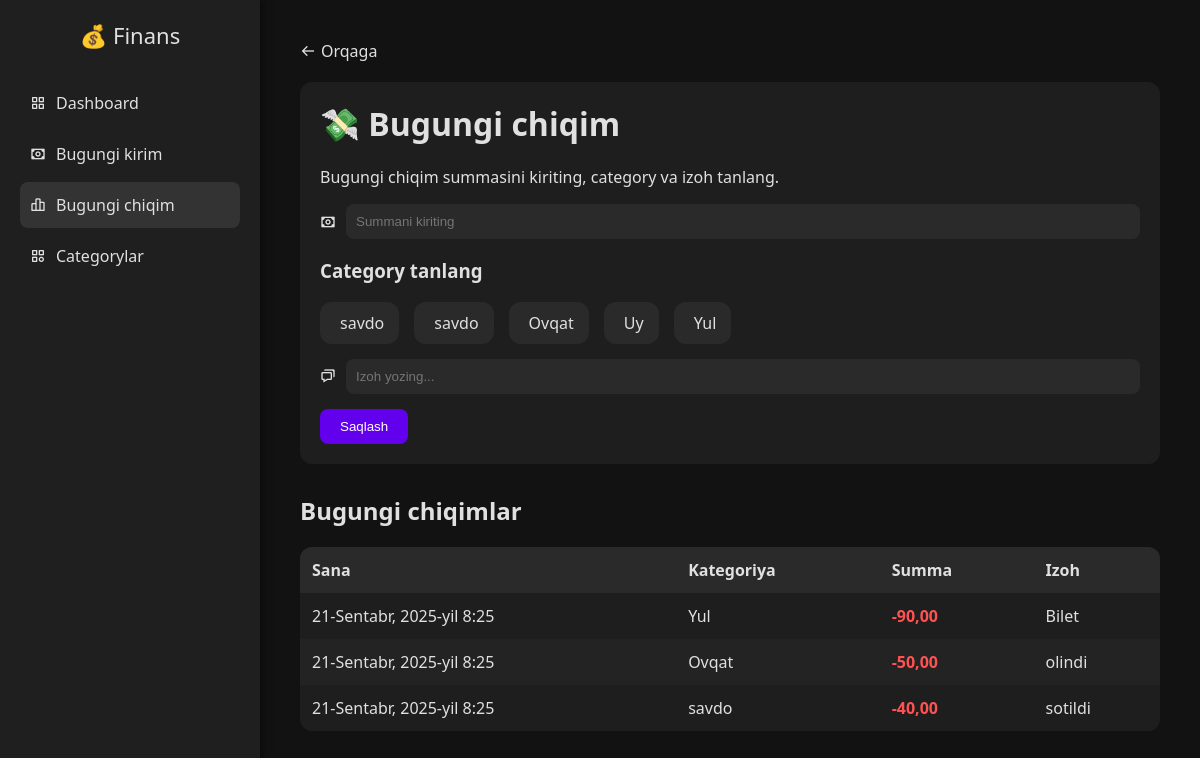
The page /uz-latn/outgoing/expence/ (signed in) on the database its author committed.
### income/models.py (models this page shows, shortened)
class Category(models.Model):
    user = models.ForeignKey(CustomUser, on_delete=models.CASCADE)
    name = models.CharField(max_length=50)

### outgoing/models.py (models this page shows, shortened)
class Expense(models.Model):
    user = models.ForeignKey(settings.AUTH_USER_MODEL, on_delete=models.CASCADE)
    category = models.ForeignKey(Category, on_delete=models.SET_NULL, null=True)
    amount = models.DecimalField(max_digits=12, decimal_places=2)
    note = models.TextField(blank=True, null=True)
    date = models.DateTimeField(default=timezone.now)
    currency = models.CharField(max_length=3, choices=[('UZS','UZS'),('USD','USD')], default='UZS')

### outgoing/views.py (the view, shortened to what this page needs)
# urls.py: path('expence/', expence, name='expence')
@login_required
def expence(request):
    user = request.user
    today = timezone.now().date()
    today_expenses = Expense.objects.filter(user=user, date__date=today).order_by('-id')
    categories = Category.objects.all()
    context = {
        'today_expenses': today_expenses,
        'categories': categories
    }
    return render(request, 'today_expense.html', context)

### templates/today_expense.html (shortened to what this page needs)
{% load i18n %}
{% load static %}
{% get_current_language as LANGUAGE_CODE %}
<!DOCTYPE html>
<html lang="{{ LANGUAGE_CODE }}">
<head>
  <link rel="stylesheet" href="{% static 'css/today_expence.css' %}">
  <link href="https://unpkg.com/boxicons@2.1.4/css/boxicons.min.css" rel="stylesheet">
</head>
<body>
  <aside class="sidebar">
    <div class="logo">💰 Finans</div>
    <nav>
      <a href="{% url "dashboard" %}"><i class='bx bx-grid-alt'></i> {% trans "Dashboard" %}</a>
      <a href="{% url "income" %}"><i class='bx bx-money'></i> {% trans "Bugungi kirim" %}</a>
      <a href="{% url "expence" %}" class="active"><i class='bx bx-bar-chart-alt-2'></i> {% trans "Bugungi chiqim" %}</a>
      <a href="{% url "category" %}"><i class='bx bx-category'></i> {% trans "Categorylar" %}</a>
    </nav>
  </aside>
  <div class="main-content">
    <a href="/dashboard/" class="back-btn"><i class='bx bx-arrow-back'></i> {% trans "Orqaga" %}</a>
    <div class="expense-container">
      <h1>💸 {% trans "Bugungi chiqim" %}</h1>
      <p>{% trans "Bugungi chiqim summasini kiriting, category va izoh tanlang." %}</p>
      <form method="POST" action="">
        <div class="input-group">
          <i class='bx bx-money'></i>
          <input type="number" name="amount" placeholder="{% trans 'Summani kiriting' %}" required>
        </div>
        <h3>{% trans "Category tanlang" %}</h3>
        <div class="categories">
          {% for category in categories %}
          <label class="category-card">
            <span>{{ category.name }}</span>
          </label>
          {% endfor %}
        </div>
        <div class="input-group">
          <i class='bx bx-chat'></i>
          <input type="text" name="note" placeholder="{% trans 'Izoh yozing...' %}">
        </div>
        <button type="submit">{% trans "Saqlash" %}</button>
      </form>
    </div>
    <div class="today-list">
      <h2>{% trans "Bugungi chiqimlar" %}</h2>
      <table>
        <thead>
          <tr>
            <th>{% trans "Sana" %}</th>
            <th>{% trans "Kategoriya" %}</th>
            <th>{% trans "Summa" %}</th>
            <th>{% trans "Izoh" %}</th>
          </tr>
        </thead>
        <tbody>
          {% for expense in today_expenses %}
          <tr>
            <td>{{ expense.date }}</td>
            <td><i class="{{ expense.category.icon }}"></i> {{ expense.category.name }}</td>
            <td class="expense">-{{ expense.amount|floatformat:2 }}</td>
            <td>{{ expense.note }}</td>
          </tr>
          {% empty %}
          <tr>
            <td colspan="4">{% trans "Bugungi chiqim mavjud emas" %}</td>
          </tr>
          {% endfor %}
        </tbody>
      </table>
    </div>
  </div>
</body>
</html>

### static/css/today_expence.css (style rules this page uses)
body { margin: 0; font-family: 'Segoe UI', Tahoma, Geneva, Verdana, sans-serif; background-color: #121212; color: #e0e0e0; display: flex; }
.sidebar { width: 220px; background-color: #1f1f1f; height: 100vh; padding: 20px; box-shadow: 2px 0 8px rgba(0,0,0,0.5); }
.sidebar .logo { font-size: 22px; text-align: center; margin-bottom: 30px; }
.sidebar nav a { display: flex; align-items: center; gap: 10px; padding: 12px 10px; color: #e0e0e0; border-radius: 8px; margin-bottom: 5px; text-decoration: none; transition: background 0.3s; }
.sidebar nav a.active, .sidebar nav a:hover { background-color: #333; }
.main-content { flex: 1; padding: 40px; }
.back-btn { display: inline-flex; align-items: center; gap: 5px; text-decoration: none; color: #e0e0e0; margin-bottom: 20px; }
.expense-container { background-color: #1e1e1e; padding: 20px; border-radius: 12px; margin-bottom: 30px; }
.expense-container h1 { margin-top: 0; }
.input-group { display: flex; align-items: center; gap: 10px; margin-bottom: 15px; }
.input-group input { flex: 1; padding: 10px; border-radius: 8px; border: none; background-color: #2a2a2a; color: #e0e0e0; }
.categories { display: flex; gap: 15px; flex-wrap: wrap; margin-bottom: 15px; }
.category-card { display: flex; align-items: center; gap: 5px; background-color: #2a2a2a; padding: 10px 15px; border-radius: 12px; cursor: pointer; transition: background 0.3s; }
button { padding: 10px 20px; border-radius: 8px; border: none; background-color: #6200ee; color: #fff; cursor: pointer; display: flex; align-items: center; gap: 5px; }
.today-list table { width: 100%; border-collapse: collapse; background-color: #1e1e1e; border-radius: 12px; overflow: hidden; }
.today-list th, .today-list td { padding: 12px; text-align: left; }
.today-list th { background-color: #2a2a2a; }
.today-list tbody tr:nth-child(even) { background-color: #232323; }
.expense { color: #ff5252; font-weight: bold; }

### rows shown on the page
Category: name "savdo"
Category: name "savdo"
Category: name "Ovqat"
Category: name "Uy"
Category: name "Yul"
Expense: date "21-Sentabr, 2025-yil 8:25", category.name "Yul", amount "90,00", note "Bilet"
Expense: date "21-Sentabr, 2025-yil 8:25", category.name "Ovqat", amount "50,00", note "olindi"
Expense: date "21-Sentabr, 2025-yil 8:25", category.name "savdo", amount "40,00", note "sotildi"
